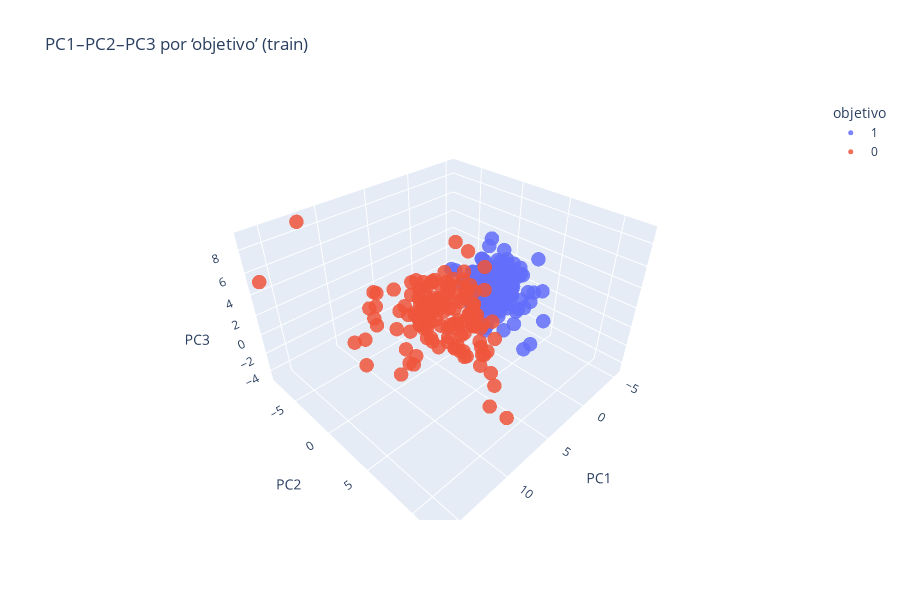

The notebook cell this image was saved under:
### Code cell
#### Solo si k>=3
df_plot = T_train_df.iloc[:, :3].copy()          # PC1, PC2, PC3
# Alinea objetivo con los índices de T_train_df
df_plot["objetivo"] = y_train.loc[T_train_df.index].astype(str)
 
fig = px.scatter_3d(
    df_plot,
    x="PC1", y="PC2", z="PC3",
    color="objetivo",
    opacity=0.85,
    title="PC1–PC2–PC3 por ‘objetivo’ (train)",
    height=600
)
fig.update_traces(marker=dict(size=5))
fig.update_layout(scene=dict(xaxis_title="PC1", yaxis_title="PC2", zaxis_title="PC3"))
fig.show()

### Figure 1 — Plotly figure (JSON) as saved in the notebook; plotly's stock layout.template omitted (floating-point values rounded to 4 significant figures; data arrays with more than 128 entries replaced by an {"elided": "..."} marker saying what was removed)
{"data": [{"hovertemplate": "objetivo=1<br>PC1=%{x}<br>PC2=%{y}<br>PC3=%{z}<extra></extra>", "legendgroup": "1", "marker": {"color": "#636efa", "opacity": 0.85, "size": 5, "symbol": "circle"}, "mode": "markers", "name": "1", "scene": "scene", "showlegend": true, "type": "scatter3d", "x": {"elided": "266 float values"}, "y": {"elided": "266 float values"}, "z": {"elided": "266 float values"}}, {"hovertemplate": "objetivo=0<br>PC1=%{x}<br>PC2=%{y}<br>PC3=%{z}<extra></extra>", "legendgroup": "0", "marker": {"color": "#EF553B", "opacity": 0.85, "size": 5, "symbol": "circle"}, "mode": "markers", "name": "0", "scene": "scene", "showlegend": true, "type": "scatter3d", "x": {"elided": "142 float values"}, "y": {"elided": "142 float values"}, "z": {"elided": "142 float values"}}], "layout": {"height": 600, "legend": {"title": {"text": "objetivo"}, "tracegroupgap": 0}, "scene": {"domain": {"x": [0, 1], "y": [0, 1]}, "xaxis": {"title": {"text": "PC1"}}, "yaxis": {"title": {"text": "PC2"}}, "zaxis": {"title": {"text": "PC3"}}}, "title": {"text": "PC1–PC2–PC3 por ‘objetivo’ (train)"}}}
